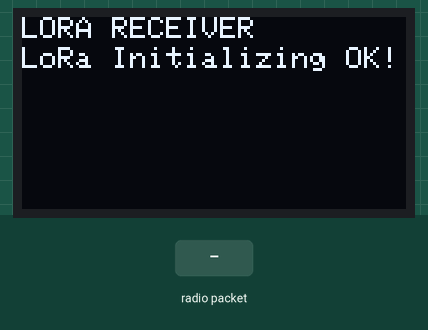
The sketch below on a simulated ESP32. Parts: 128×64 one-colour display. The test bench sets the inputs (shaded band). No radio packets arrive unless stated; what the sketch prints to the serial monitor is not drawn.

Above: at 1.3 s.
1.4 s: radio packet "1" arrives
At 3.6 s:
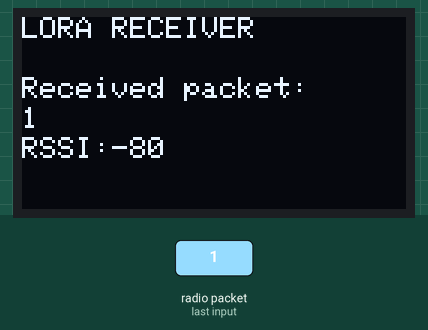
3.9 s: radio packet "0" arrives
At 5.7 s:
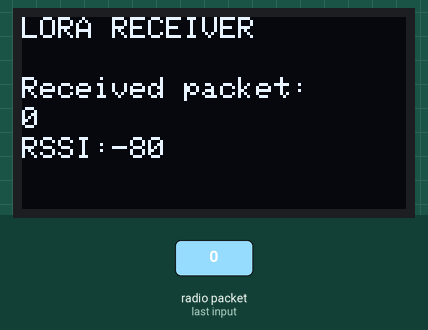
6.4 s: radio packet "2" arrives
Timing chart, 0 to 9.4 s (numbered marks = the images above; inputs shaded):
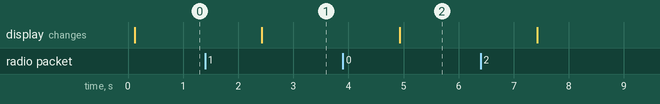

The sketch:

ReceiverFile.ino
```cpp
// OLED libraries
#include <Wire.h>
#include <Adafruit_GFX.h>
#include <Adafruit_SSD1306.h>
#include <SPI.h>
#include <LoRa.h>

// OLED display size
#define SCREEN_WIDTH 128
#define SCREEN_HEIGHT 64

// Define LoRa pins
#define MOSI 27
#define SCLK 5
#define CS 18
#define DIO0 26
#define RST 23
#define MISO 19

// Define OLED pins
#define SDA 21
#define SCL 22
#define OLED_RST -1

// Define 915MHz band
#define BAND 915E6

Adafruit_SSD1306 display(SCREEN_WIDTH, SCREEN_HEIGHT, &Wire, OLED_RST);

String LoRaData;

void setup() {
  Serial.begin(115200);

  pinMode(OLED_RST, OUTPUT);
  digitalWrite(OLED_RST, LOW);
  delay(20);
  digitalWrite(OLED_RST, HIGH);

  Wire.begin(SDA, SCL);
  if(!display.begin(SSD1306_SWITCHCAPVCC, 0x3C, false, false)) { // Address 0x3C for 128x32
    Serial.println(F("SSD1306 allocation failed"));
    for(;;); // Don't proceed, loop forever
  }
  display.clearDisplay();
  display.setTextColor(WHITE);
  display.setTextSize(1);
  display.setCursor(0,0);
  display.print("LORA RECEIVER ");
  display.display();

  Serial.println("LoRa Receiver Test");

  //SPI LoRa pins
  SPI.begin(SCLK, MISO, MOSI, SS);
  //setup LoRa transceiver module
  LoRa.setPins(CS, RST, DIO0);

  if (!LoRa.begin(BAND)){
    Serial.println("Starting LoRa failed!");
    while (1);
  }
  Serial.println("LoRa Initializing OK!");
  display.setCursor(0,10);
  display.println("LoRa Initializing OK!");
  display.display();
}

void loop(){
  int packetSize = LoRa.parsePacket();
  if(packetSize){

    Serial.print("Recieved packet ");

    //read packet
    while (LoRa.available()){
      LoRaData = LoRa.readString();
      Serial.print(LoRaData);
    }

    int rssi = LoRa.packetRssi();
    Serial.print( "with RSSI ");
    Serial.println(rssi);

   display.clearDisplay();
   display.setCursor(0,0);
   display.print("LORA RECEIVER");
   display.setCursor(0,20);
   display.print("Received packet:");
   display.setCursor(0,30);
   display.print(LoRaData);
   display.setCursor(0,40);
   display.print("RSSI:");
   display.setCursor(30,40);
   display.print(rssi);
   display.display();
  }
}
```

Measured:
- after the input at 1.4 s, the display: changes after 1.0 s (image 1)
- after the input at 3.9 s, the display: changes after 1.0 s (image 2)
